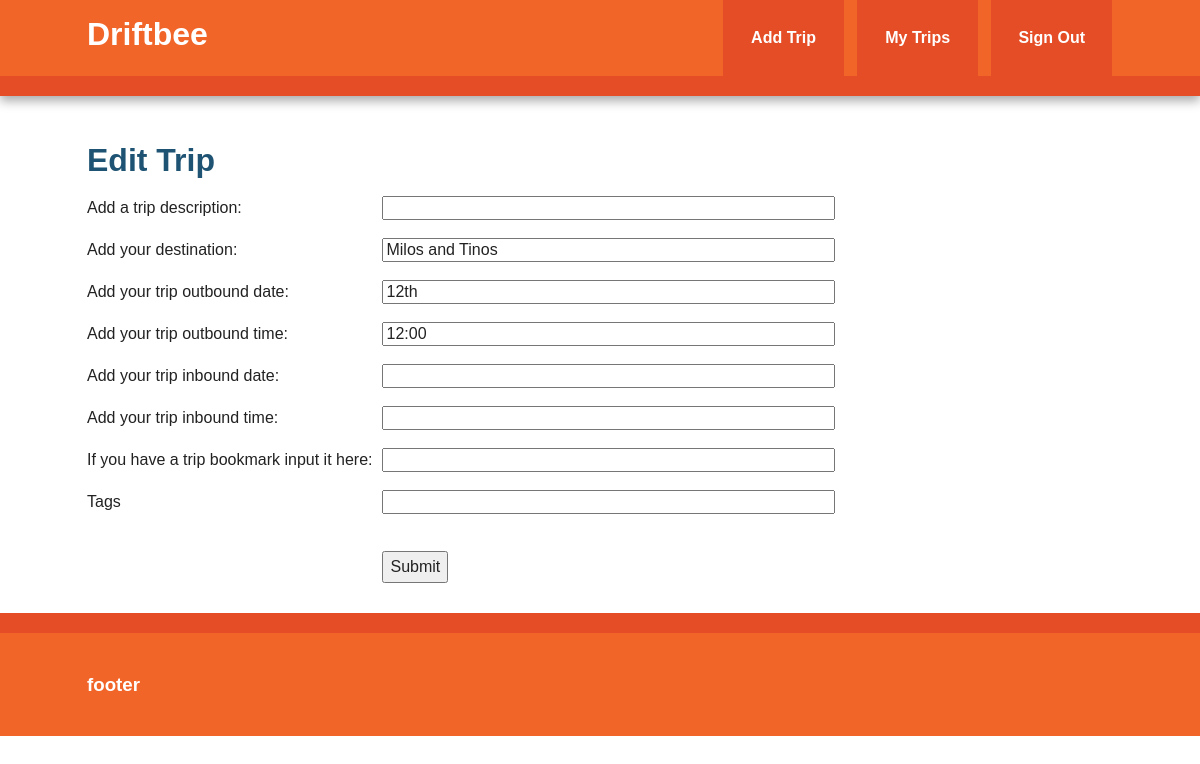
Page /edit/1 (signed in) on the committed database.
### models.py (models this page shows, shortened)
class Bookmark(db.Model):
    id = db.Column(db.Integer, primary_key=True)
    url = db.Column(db.Text, nullable=False)
    date = db.Column(db.DateTime, default=datetime.utcnow)
    description = db.Column(db.String(300))
    destination = db.Column(db.String(300))
    outbound_date = db.Column(db.String(300))
    outbound_time = db.Column(db.String(300))
    inbound_date = db.Column(db.String(300))
    inbound_time = db.Column(db.String(300))
    user_id = db.Column(db.Integer, db.ForeignKey('user.id'), nullable=False)
    _tags = db.relationship('Tag', secondary=tags, backref=db.backref('bookmarks', lazy='dynamic'))
    @property
    def tags(self):
        return ",".join([t.name for t in self._tags])
    @tags.setter
    def tags(self, string):
        if string:
            self._tags = [Tag.get_or_create(name) for name in string.split(',')]

### views.py (the view)
@app.route('/edit/<int:bookmark_id>', methods=['GET', 'POST'])
@login_required
def edit_bookmark(bookmark_id):
    bookmark = Bookmark.query.get_or_404(bookmark_id)
    if current_user != bookmark.user:
        abort(403)
    form = BookmarkForm(obj=bookmark)
    if form.validate_on_submit():
        form.populate_obj(bookmark)
        db.session.commit()
        flash("Stored '{}'".format(bookmark.description))
        return redirect(url_for('user', username=current_user.username))
    return render_template('bookmark_form.html', form=form, title="Edit Trip")

### forms.py (shortened to what this page needs)
class BookmarkForm(Form):
    url = URLField('If you have a trip bookmark input it here:')
    destination = StringField('Add your destination:', validators=[DataRequired()])
    description = StringField('Add a trip description:')
    outbound_date = StringField('Add your trip outbound date:')
    outbound_time = StringField('Add your trip outbound time:')
    inbound_date = StringField('Add your trip inbound date:')
    inbound_time = StringField('Add your trip inbound time:')
    tags = StringField('Tags', validators=[Regexp(r'^[a-zA-Z0-9, ]*$',
                                                  message='Tags can only contains letters and numbers')])

### models.py (called while the page is built)
    @staticmethod
    def all():
        return Tag.query.all()

### views.py (called while the page is built)
@login_manager.user_loader
def load_user(userid):
    return User.query.get(int(userid))

@app.context_processor
def inject_tags():
    return dict(all_tags=Tag.all)

### templates/bookmark_form.html (shortened to what this page needs)
{% extends "base.html" %}
{% from "form_macros.html" import render_field %}
{% block styles %}
{{ super() }}
<link rel="stylesheet" href="{{ url_for('static', filename='css/select2.css')}}">
{% endblock %}
{% block content %}
	<section>
		<h1>{{ title }}</h1>
		<form action="" method="POST">
			<table>
				{{ render_field(form.description, size=50) }}
				{{ render_field(form.destination, size=50) }}
				{{ render_field(form.outbound_date, size=50) }}
				{{ render_field(form.outbound_time, size=50) }}
				{{ render_field(form.inbound_date, size=50) }}
				{{ render_field(form.inbound_time, size=50) }}
				{{ render_field(form.url, size=50) }}
				{{ render_field(form.tags, size=50, id="tags") }}
				<tr class="submit">
					<td></td>
					<td><button type="submit"> Submit</button></td>
				</tr>
			</table>
		</form>
	</section>
{% endblock %}

### templates/form_macros.html (shortened to what this page needs)
{% macro render_field(field) %}
	<tr {% if field.errors %} class="error" {%endif%}>
		<td>{{ field.label }}</td>
		<td>{{ field(**kwargs)|safe }}</td>
	</tr>
	<tr class="error">
		<td></td>
		<td>
		</td>
	</tr>
{% endmacro %}

### static/css/main.css (style rules this page uses)
html { color: #222; font-size: 1em; line-height: 1.4; }
body { font: 16px/26px Helvetica, Helvetica Neue, Arial; }
.error, .error input { color: red; }
tr.submit button { margin-top: 20px; }
input, button { margin-left: 10px; }
h1, h2, h3, h4, h5, h6 { color: #1E5373; }

### rows in the picture
Bookmark: destination "Milos and Tinos", outbound_date "12th", outbound_time "12:00"

### other values in the picture
{{ title }} "Edit Trip"
